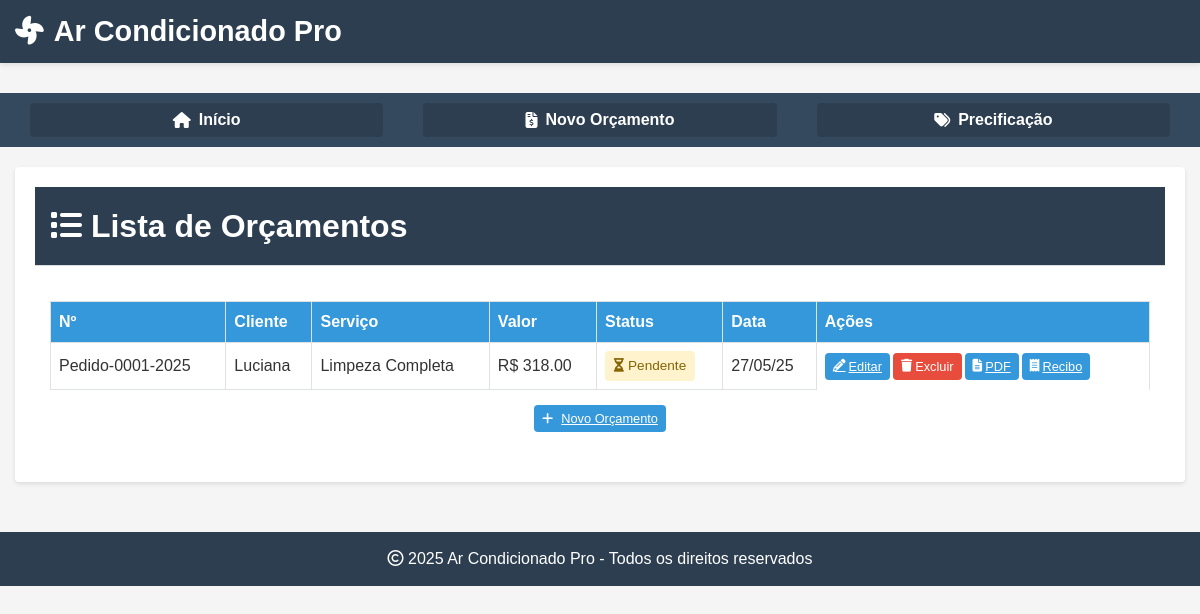
Page /lista_orcamentos on the earlier database version.
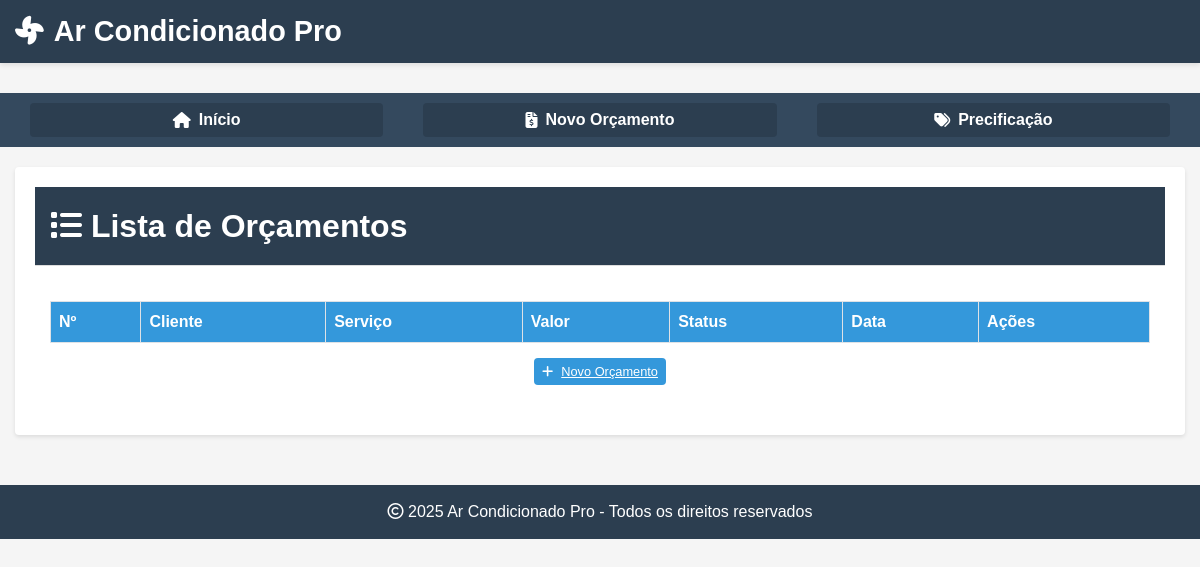
Same page on the later database version.
### app.py (models this page shows)
class Orcamento(db.Model):
    id = db.Column(db.Integer, primary_key=True)
    numero = db.Column(db.String(20), unique=True)
    cliente_nome = db.Column(db.String(100))
    cliente_telefone = db.Column(db.String(20))
    cliente_email = db.Column(db.String(100))
    servico = db.Column(db.String(100))
    valor_base = db.Column(db.Float)
    desconto = db.Column(db.Float)
    valor_final = db.Column(db.Float)
    forma_pagamento = db.Column(db.String(50))
    taxa_cartao = db.Column(db.Float, default=0.0)
    taxa_maquina = db.Column(db.Float, default=0.0)
    parcelas = db.Column(db.Integer, default=1)
    status = db.Column(db.String(20), default='pendente')
    data_criacao = db.Column(db.DateTime, default=datetime.utcnow)
    validade_dias = db.Column(db.Integer, default=7)
    observacoes = db.Column(db.Text)
    recibo_id = db.Column(db.Integer, db.ForeignKey('recibo.id'))
    recibo = db.relationship('Recibo', backref='orcamento', uselist=False)

### app.py (the view)
@app.route('/lista_orcamentos')
def lista_orcamentos():
    orcamentos = Orcamento.query.order_by(Orcamento.data_criacao.desc()).all()
    return render_template('lista_orcamentos.html', orcamentos=orcamentos)

### templates/lista_orcamentos.html (shortened to what the changed rows need)
{% extends "base.html" %}
{% block content %}
<div class="container">
    <div class="card">
        <div class="card-header">
            <h1 class="h5 mb-0"><i class="fas fa-list"></i> Lista de Orçamentos</h1>
        </div>
        <div class="card-body">
            <div class="table-responsive">
                <table class="table">
                    <thead>
                        <tr>
                            <th>Nº</th>
                            <th>Cliente</th>
                            <th class="d-none d-md-table-cell">Serviço</th>
                            <th>Valor</th>
                            <th>Status</th>
                            <th class="d-none d-sm-table-cell">Data</th>
                            <th>Ações</th>
                        </tr>
                    </thead>
                    <tbody>
                        {% for orcamento in orcamentos %}
                        <tr>
                            <td data-label="Número">{{ orcamento.numero }}</td>
                            <td data-label="Cliente">{{ orcamento.cliente_nome|truncate(15) }}</td>
                            <td class="d-none d-md-table-cell" data-label="Serviço">{{ orcamento.servico|truncate(20) }}</td>
                            <td data-label="Valor">R$ {{ "%.2f"|format(orcamento.valor_final) }}</td>
                            <td data-label="Status">
                                <span class="badge badge-{% if orcamento.status == 'pendente' %}warning
                                {% elif orcamento.status == 'aprovado' %}success
                                {% elif orcamento.status == 'rejeitado' %}danger
                                {% elif orcamento.status == 'em_andamento' %}info
                                {% elif orcamento.status == 'concluido' %}success
                                {% else %}secondary{% endif %}">
                                    {% if orcamento.status == 'pendente' %}<i class="fas fa-hourglass-half"></i>
                                    {% elif orcamento.status == 'aprovado' %}<i class="fas fa-thumbs-up"></i>
                                    {% elif orcamento.status == 'rejeitado' %}<i class="fas fa-thumbs-down"></i>
                                    {% elif orcamento.status == 'em_andamento' %}<i class="fas fa-spinner fa-spin"></i>
                                    {% elif orcamento.status == 'concluido' %}<i class="fas fa-check-double"></i>
                                    {% else %}<i class="fas fa-ban"></i>{% endif %}
                                    <span class="d-none d-sm-inline">{{ orcamento.status|capitalize }}</span>
                                </span>
                            </td>
                            <td class="d-none d-sm-table-cell" data-label="Data">{{ orcamento.data_criacao.strftime('%d/%m/%y') }}</td>
                            <td data-label="Ações">
                                <div class="btn-group" role="group">
                                    <a href="{{ url_for('editar_orcamento', id=orcamento.id) }}" class="btn btn-primary" title="Editar">
                                        <i class="fas fa-pencil-alt"></i><span>Editar</span>
                                    </a>
                                    <button onclick="excluirOrcamento({{ orcamento.id }})" class="btn btn-danger" title="Excluir">
                                        <i class="fas fa-trash"></i><span>Excluir</span>
                                    </button>
                                    <a href="{{ url_for('gerar_pdf_orcamento', id=orcamento.id) }}" class="btn btn-info" title="Gerar PDF" target="_blank">
                                        <i class="fas fa-file-alt"></i><span>PDF</span>
                                    </a>
                                    <a href="{{ url_for('recibo', id=orcamento.id) }}" class="btn btn-secondary" title="Gerar Recibo" target="_blank">
                                        <i class="fas fa-receipt"></i><span>Recibo</span>
                                    </a>
                                </div>
                            </td>
                        </tr>
                        {% endfor %}
                    </tbody>
                </table>
            </div>
        </div>
    </div>
</div>
{% endblock %}

Differences in the rows shown:
removed Orcamento: numero "Pedido-0001-2025", cliente_nome "Luciana", servico "Limpeza Completa", valor_final "318.00", status "Pendente", data_criacao "27/05/25"
